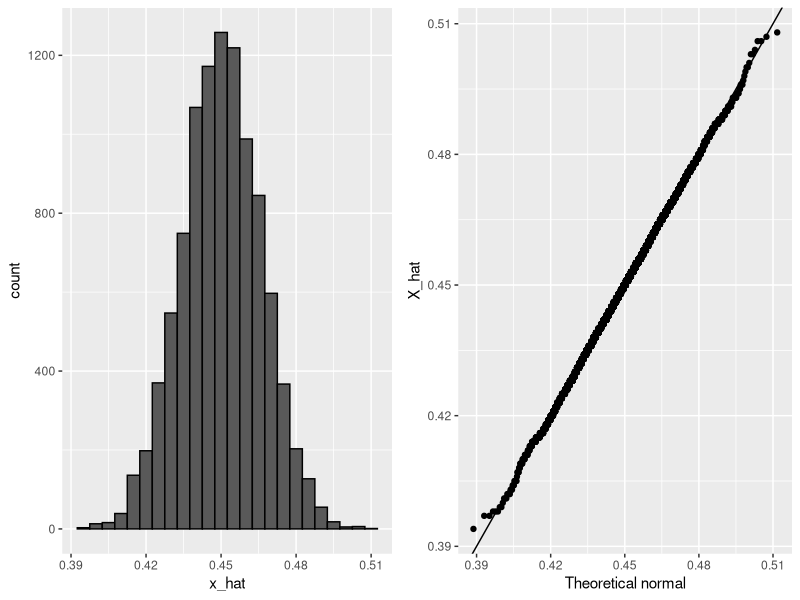
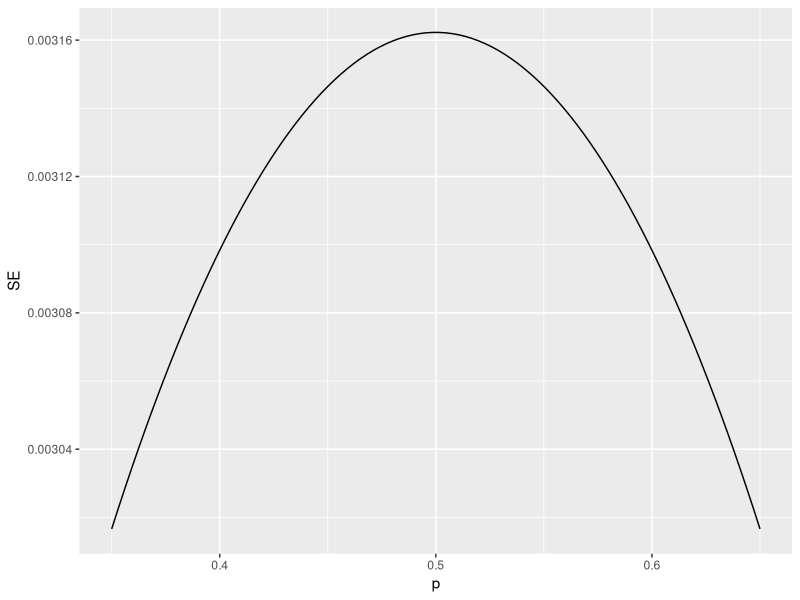
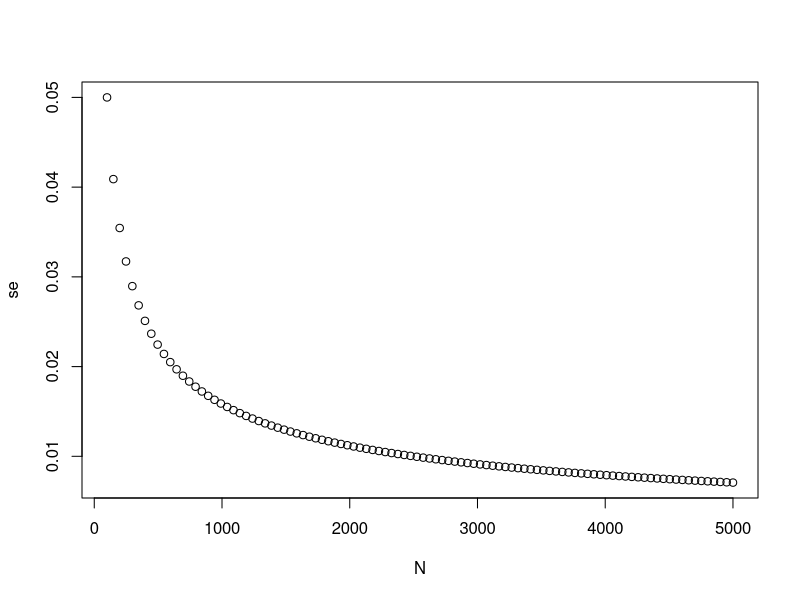
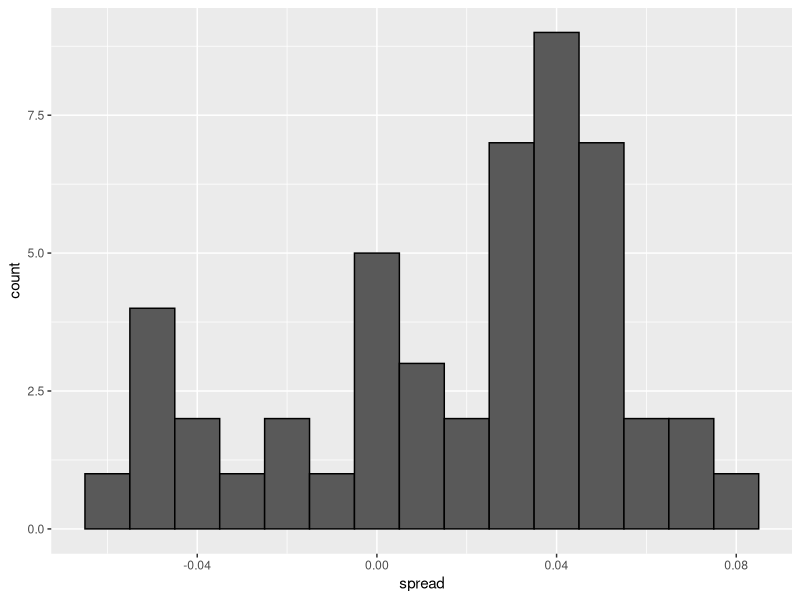
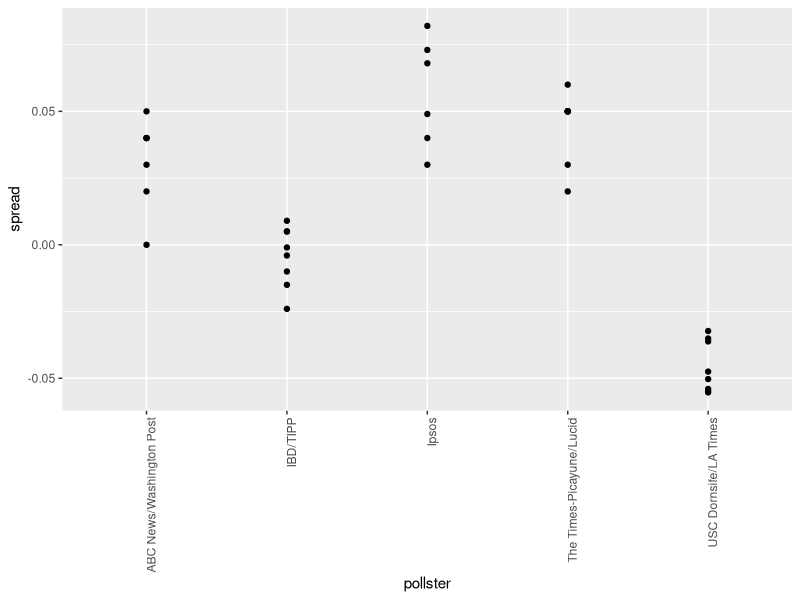
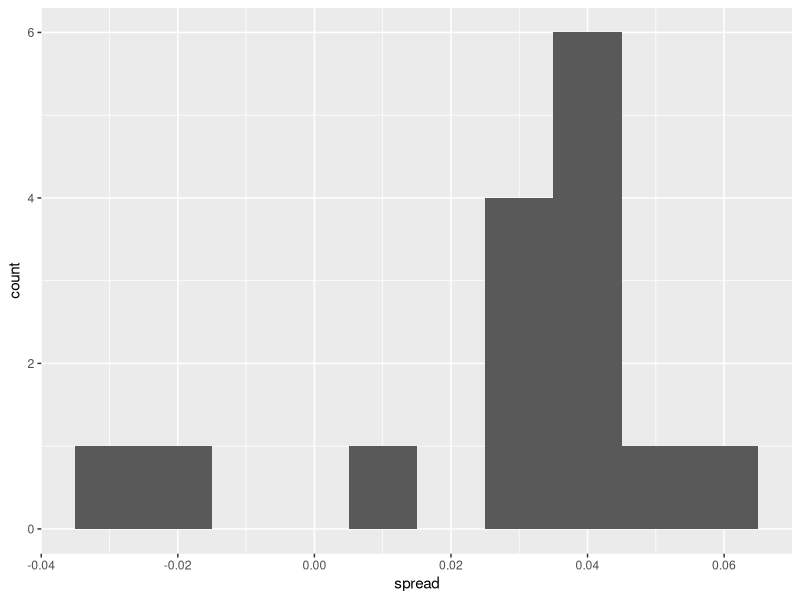

Reproduce these figures in R, in order. (Note: this script raises an error after producing the figures.)
p <- 0.45    # unknown p to estimate
N <- 1000

# simulate one poll of size N and determine x_hat
x <- sample(c(0,1), size = N, replace = TRUE, prob = c(1-p, p))
x_hat <- mean(x)

# simulate B polls of size N and determine average x_hat
B <- 10000    # number of replicates
N <- 1000    # sample size per replicate
x_hat <- replicate(B, {
  x <- sample(c(0,1), size = N, replace = TRUE, prob = c(1-p, p))
  mean(x)
})
x_hat
mean(x)

library(tidyverse)
library(gridExtra)
p1 <- data.frame(x_hat = x_hat) %>%
  ggplot(aes(x_hat)) +
  geom_histogram(binwidth = 0.005, color = "black")
p2 <- data.frame(x_hat = x_hat) %>%
  ggplot(aes(sample = x_hat)) +
  stat_qq(dparams = list(mean = mean(x_hat), sd = sd(x_hat))) +
  geom_abline() +
  ylab("X_hat") +
  xlab("Theoretical normal")
  grid.arrange(p1, p2, nrow=1)
  
  library(tidyverse)
  N <- 100000
  p <- seq(0.35, 0.65, length = 100)
  SE <- sapply(p, function(x) 2*sqrt(x*(1-x)/N))
  data.frame(p = p, SE = SE) %>%
    ggplot(aes(p, SE)) +
    geom_line()
  
  N <- seq(100, 5000, len = 100)
  p <- 0.5
  se <- sqrt(p*(1-p)/N)
  plot(N,se)
  
  d <- 0.039
  Ns <- c(1298, 533, 1342, 897, 774, 254, 812, 324, 1291, 1056, 2172, 516)
  p <- (d+1)/2
  
  # calculate confidence intervals of the spread
  confidence_intervals <- sapply(Ns, function(N){
    X <- sample(c(0,1), size=N, replace=TRUE, prob = c(1-p, p))
    X_hat <- mean(X)
    SE_hat <- sqrt(X_hat*(1-X_hat)/N)
    2*c(X_hat, X_hat - 2*SE_hat, X_hat + 2*SE_hat) - 1
  })
  
  # generate a data frame storing results
  polls <- data.frame(poll = 1:ncol(confidence_intervals),
                      t(confidence_intervals), sample_size = Ns)
  names(polls) <- c("poll", "estimate", "low", "high", "sample_size")
  polls 
  
  d_hat <- polls %>%
    summarize(avg = sum(estimate*sample_size) / sum(sample_size)) %>%
    .$avg
  d_hat
  p_hat <- (1+d_hat)/2
  moe <- 2*1.96*sqrt(p_hat*(1-p_hat)/sum(polls$sample_size))   
  round(d_hat*100,1)
  round(moe*100, 1)
  
  library(dslabs)
  data(polls_us_election_2016)
  names(polls_us_election_2016)
  
  # keep only national polls from week before election with a grade considered reliable
  polls <- polls_us_election_2016 %>%
    filter(state == "U.S." & enddate >= "2016-10-31" &
             (grade %in% c("A+", "A", "A-", "B+") | is.na(grade)))
  
  # add spread estimate
  polls <- polls %>%
    mutate(spread = rawpoll_clinton/100 - rawpoll_trump/100)
  
  # compute estimated spread for combined polls
  d_hat <- polls %>%
    summarize(d_hat = sum(spread * samplesize) / sum(samplesize)) %>%
    .$d_hat
  d_hat
  
  # compute margin of error
  p_hat <- (d_hat+1)/2
  moe <- 1.96 * 2 * sqrt(p_hat*(1-p_hat)/sum(polls$samplesize))
  
  # histogram of the spread
  polls %>%
    ggplot(aes(spread)) +
    geom_histogram(color="black", binwidth = .01)
  
  # number of polls per pollster in week before election
  polls %>% group_by(pollster) %>% summarize(n())
  
  # plot results by pollsters with at least 6 polls
  polls %>% group_by(pollster) %>%
    filter(n() >= 6) %>%
    ggplot(aes(pollster, spread)) +
    geom_point() +
    theme(axis.text.x = element_text(angle = 90, hjust = 1))
  
  # standard errors within each pollster
  polls %>% group_by(pollster) %>%
    filter(n() >= 6) %>%
    summarize(se = 2 * sqrt(p_hat * (1-p_hat) / median(samplesize)))
  
  # collect last result before the election for each pollster
  one_poll_per_pollster <- polls %>% group_by(pollster) %>%
    filter(enddate == max(enddate)) %>%      # keep latest poll
    ungroup()
  
  # histogram of spread estimates
  one_poll_per_pollster %>%
    ggplot(aes(spread)) + geom_histogram(binwidth = 0.01)
  
  # construct 95% confidence interval
  results <- one_poll_per_pollster %>%
    summarize(avg = mean(spread), se = sd(spread)/sqrt(length(spread))) %>%
    mutate(start = avg - 1.96*se, end = avg + 1.96*se)
  round(results*100, 1)
  
  qnorm(.975)
  res <- replicate(B, {
    X <- sample(x, N, replace = TRUE)
    low <- mean(X) - qnorm(.975)*sd(X)/sqrt(N)
    high <- mean(X) + qnorm(.975)*sd(X)/sqrt(N)
    interval <- c(low,high)
    between(mu,low,high)}) 
  
  library(tidyverse)
  library(dslabs)
  polls <- polls_us_election_2016 %>%
    filter(state == "U.S." & enddate >= "2016-10-31" &
             (grade %in% c("A+", "A", "A-", "B+") | is.na(grade))) %>%
    mutate(spread = rawpoll_clinton/100 - rawpoll_trump/100)
  
  one_poll_per_pollster <- polls %>% group_by(pollster) %>%
    filter(enddate == max(enddate)) %>%
    ungroup()
  
  results <- one_poll_per_pollster %>%
    summarize(avg = mean(spread), se = sd(spread)/sqrt(length(spread))) %>%
    mutate(start = avg - 1.96*se, end = avg + 1.96*se)
  mu <- 0
  tau <- 0.035
  sigma <- results$se
  Y <- results$avg
  B <- sigma^2 / (sigma^2 + tau^2)
  posterior_mean <- B*mu + (1-B)*Y
  posterior_se <- sqrt(1 / (1/sigma^2 + 1/tau^2))
  
  posterior_mean
  posterior_se
  
  # 95% credible interval
  posterior_mean + c(-1.96, 1.96)*posterior_se
  
  # probability of d > 0
  1 - pnorm(0, posterior_mean, posterior_se)
  
  I <- 5
  J <- 6
  N <- 2000
  d <- .021
  p <- (d+1)/2
  h <- rnorm(I, 0, 0.025)    # assume standard error of pollster-to-pollster variability is 0.025
  X <- sapply(1:I, function(i){
    d + rnorm(J, 0, 2*sqrt(p*(1-p)/N))
  })
  
  mu <- 0
  tau <- 0.035
  sigma <- sqrt(results$se^2 + .025^2)
  Y <- results$avg
  B <- sigma^2 / (sigma^2 + tau^2)
  
  posterior_mean <- B*mu + (1-B)*Y
  posterior_se <- sqrt(1 / (1/sigma^2 + 1/tau^2))
  
  1 - pnorm(0, posterior_mean, posterior_se)
  
  library(tidyverse)
  library(dslabs)
  data("polls_us_election_2016")
  head(results_us_election_2016)
  
  results_us_election_2016 %>% arrange(desc(electoral_votes)) %>% top_n(5, electoral_votes)
  
  results <- polls_us_election_2016 %>%
    filter(state != "U.S." &
             !grepl("CD", "state") &
             enddate >= "2016-10-31" &
             (grade %in% c("A+", "A", "A-", "B+") | is.na(grade))) %>%
    mutate(spread = rawpoll_clinton/100 - rawpoll_trump/100) %>%
    group_by(state) %>%
    summarize(avg = mean(spread), sd = sd(spread), n = n()) %>%
    mutate(state = as.character(state))
  
  # 10 closest races = battleground states
  results %>% arrange(abs(avg))
  
  # joining electoral college votes and results
  results <- left_join(results, results_us_election_2016, by="state")
  
  # states with no polls: note Rhode Island and District of Columbia = Democrat
  results_us_election_2016 %>% filter(!state %in% results$state)
  
  # assigns sd to states with just one poll as median of other sd values
  results <- results %>%
    mutate(sd = ifelse(is.na(sd), median(results$sd, na.rm = TRUE), sd))
  mu <- 0
  tau <- 0.02
  results %>% mutate(sigma = sd/sqrt(n),
                     B = sigma^2/ (sigma^2 + tau^2),
                     posterior_mean = B*mu + (1-B)*avg,
                     posterior_se = sqrt( 1 / (1/sigma^2 + 1/tau^2))) %>%
    arrange(abs(posterior_mean))
  
  mu <- 0
  tau <- 0.02
  clinton_EV <- replicate(1000, {
    results %>% mutate(sigma = sd/sqrt(n),
                       B = sigma^2/ (sigma^2 + tau^2),
                       posterior_mean = B*mu + (1-B)*avg,
                       posterior_se = sqrt( 1 / (1/sigma^2 + 1/tau^2)),
                       simulated_result = rnorm(length(posterior_mean), posterior_mean, posterior_se),
                       clinton = ifelse(simulated_result > 0, electoral_votes, 0)) %>%    # award votes if Clinton wins state
      summarize(clinton = sum(clinton)) %>%    # total votes for Clinton
      .$clinton + 7    # 7 votes for Rhode Island and DC
  })
  mean(clinton_EV > 269)    # over 269 votes wins election
  
  # histogram of outcomes
  data.frame(clintonEV) %>%
    ggplot(aes(clintonEV)) +
    geom_histogram(binwidth = 1) +
    geom_vline(xintercept = 269)
  
  mu <- 0
  tau <- 0.02
  bias_sd <- 0.03
  clinton_EV_2 <- replicate(1000, {
    results %>% mutate(sigma = sqrt(sd^2/(n) + bias_sd^2),    # added bias_sd term
                       B = sigma^2/ (sigma^2 + tau^2),
                       posterior_mean = B*mu + (1-B)*avg,
                       posterior_se = sqrt( 1 / (1/sigma^2 + 1/tau^2)),
                       simulated_result = rnorm(length(posterior_mean), posterior_mean, posterior_se),
                       clinton = ifelse(simulated_result > 0, electoral_votes, 0)) %>%    # award votes if Clinton wins state
      summarize(clinton = sum(clinton)) %>%    # total votes for Clinton
      .$clinton + 7    # 7 votes for Rhode Island and DC
  })
  mean(clinton_EV_2 > 269)    # over 269 votes wins election
  
  # select all national polls by one pollster
  one_pollster <- polls_us_election_2016 %>%
    filter(pollster == "Ipsos" & state == "U.S.") %>%
    mutate(spread = rawpoll_clinton/100 - rawpoll_trump/100)
  
  # the observed standard error is higher than theory predicts
  se <- one_pollster %>%
    summarize(empirical = sd(spread),
              theoretical = 2*sqrt(mean(spread)*(1-mean(spread))/min(samplesize)))
  se
  
  # the distribution of the data is not normal
  one_pollster %>% ggplot(aes(spread)) +
    geom_histogram(binwidth = 0.01, color = "black")
  
  polls_us_election_2016 %>%
    filter(state == "U.S." & enddate >= "2016-07-01") %>%
    group_by(pollster) %>%
    filter(n() >= 10) %>%
    ungroup() %>%
    mutate(spread = rawpoll_clinton/100 - rawpoll_trump/100) %>%
    ggplot(aes(enddate, spread)) +
    geom_smooth(method = "loess", span = 0.1) +
    geom_point(aes(color = pollster), show.legend = FALSE, alpha = 0.6)
  polls_us_election_2016 %>%
    filter(state == "U.S." & enddate >= "2016-07-01") %>%
    select(enddate, pollster, rawpoll_clinton, rawpoll_trump) %>%
    rename(Clinton = rawpoll_clinton, Trump = rawpoll_trump) %>%
    gather(candidate, percentage, -enddate, -pollster) %>%
    mutate(candidate = factor(candidate, levels = c("Trump", "Clinton"))) %>%
    group_by(pollster) %>%
    filter(n() >= 10) %>%
    ungroup() %>%
    ggplot(aes(enddate, percentage, color = candidate)) +
    geom_point(show.legend = FALSE, alpha = 0.4) +
    geom_smooth(method = "loess", span = 0.15) +
    scale_y_continuous(limits = c(30, 50))
  ?sign
  ?between()
  ?arrange
  ?summarize()
  ?mutate()
  ?hist
  ?qplot
  
  z <- qt(0.975, nrow(one_poll_per_pollster) - 1)
  one_poll_per_pollster %>%
    summarize(avg = mean(spread), moe = z*sd(spread)/sqrt(length(spread))) %>%
    mutate(start = avg - moe, end = avg + moe)
  
  # quantile from t-distribution versus normal distribution
  qt(0.975, 14)    # 14 = nrow(one_poll_per_pollster) - 1
  qnorm(0.975) 
  
  ?group_by()
  
  
